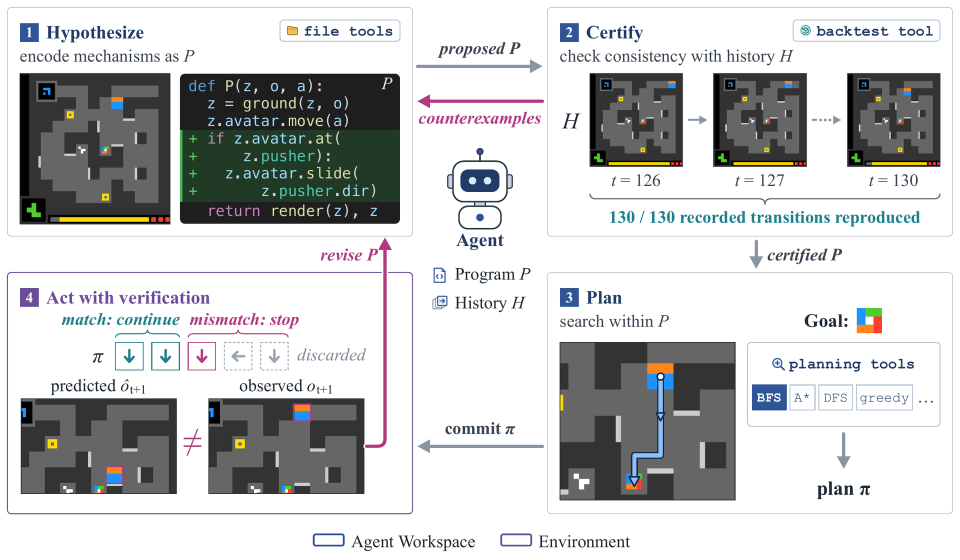
#> input picture tweet/assets/03-method-animation-poster.png, 1920 x 1120 px (shown at 1/2 size)
$ python animate_method.py
#> lines starting #> are read from the running program, lines starting #| are printed output that depends on the picture; after the words box and inside, x2 and y2 are one past the last pixel; in counts of white or black regions, pixels touching at a corner belong together
"""Animate the causal order inside Figure 2, including stopping and revision."""
from pathlib import Path
import json
import math
import subprocess
import numpy as np
from PIL import Image, ImageDraw, ImageFont

ROOT = Path(__file__).resolve().parents[1]
ASSETS = ROOT / "assets"
SOURCE = ASSETS / "03-method-animation-poster.png"
WORK = ROOT.parent.parent / "schema-twitter/.build/method-v2"
WORK.mkdir(parents=True, exist_ok=True)
im = Image.open(SOURCE).convert("RGB")
#> im is the input picture: PIL image 1920x1120 RGB; mean R, G, B 199.6, 200.7, 201.2
W, H = im.size
#> W = 1920; H = 1120
pixels = np.asarray(im).astype(np.float32)
reveal = np.full((H, W), 8.1, dtype=np.float32)
stages = []

def rect(coords):
    x0, y0, x1, y1 = coords
    return tuple(round(v*s) for v,s in zip(coords,[W/2048,H/1195,W/2048,H/1195]))

def region(name, coords, start, wipe=None, duration=.16):
#> called with name = 'agent and persistent program/history', coords = (899, 284, 1167, 688), start = 0, duration = 0.16
    x0,y0,x1,y1=rect(coords)
#> x0 = 843; y0 = 266; x1 = 1094; y1 = 645
    if wipe == "right":
        reveal[y0:y1,x0:x1]=start+np.linspace(0,duration,x1-x0)[None,:]
    elif wipe == "left":
        reveal[y0:y1,x0:x1]=start+np.linspace(duration,0,x1-x0)[None,:]
    elif wipe == "down":
        reveal[y0:y1,x0:x1]=start+np.linspace(0,duration,y1-y0)[:,None]
    else:
        reveal[y0:y1,x0:x1]=start
    stages.append(dict(element=name,start=start,region=coords,transition=wipe or "fade"))

# Outer panels establish the layout; their contents are revealed independently.
region("agent and persistent program/history",(899,284,1167,688),0)
region("workspace legend",(650,1106,1420,1195),0)
region("hypothesize program",(0,0,883,508),.10)
region("proposed program label",(899,74,1157,125),.66)
region("proposed program arrow",(884,125,1167,179),.68,"right")

region("certification panel and heading",(1167,0,2048,508),.92)
region("defer certification evidence",(1190,146,2030,489),2.36)
region("history H",(1193,222,1250,293),1.04)
region("history state t=126",(1254,150,1471,401),1.05)
region("first history transition",(1472,233,1517,281),1.36,"right",.10)
#> in region (call 10), `reveal[y0:y1,x0:x1]=start+np.linspace(0,duration,x1-x0)[None,:]`: reveal: shape (1120, 1920) float32; min 0, max 8.1, mean 4.79
region("history state t=127",(1518,150,1739,401),1.51)
region("further history transitions",(1740,233,1808,281),1.82,"right",.10)
#> in region (call 12), `reveal[y0:y1,x0:x1]=start+np.linspace(0,duration,x1-x0)[None,:]`: reveal: shape (1120, 1920) float32; min 0, max 8.1, mean 4.77
region("history state t=130",(1809,150,2012,401),1.96)
region("history bracket",(1248,402,2018,441),2.24)
region("130/130 transitions certified",(1282,442,2001,488),2.36)
region("certification counterexample return",(884,185,1167,280),2.56,"left",.10)
#> in region (call 16), `reveal[y0:y1,x0:x1]=start+np.linspace(duration,0,x1-x0)[None,:]`: reveal: shape (1120, 1920) float32; min 0, max 8.1, mean 4.7
region("certified program arrow",(1590,509,1640,579),2.75,"down",.10)
#> in region (call 17), `reveal[y0:y1,x0:x1]=start+np.linspace(0,duration,y1-y0)[:,None]`:
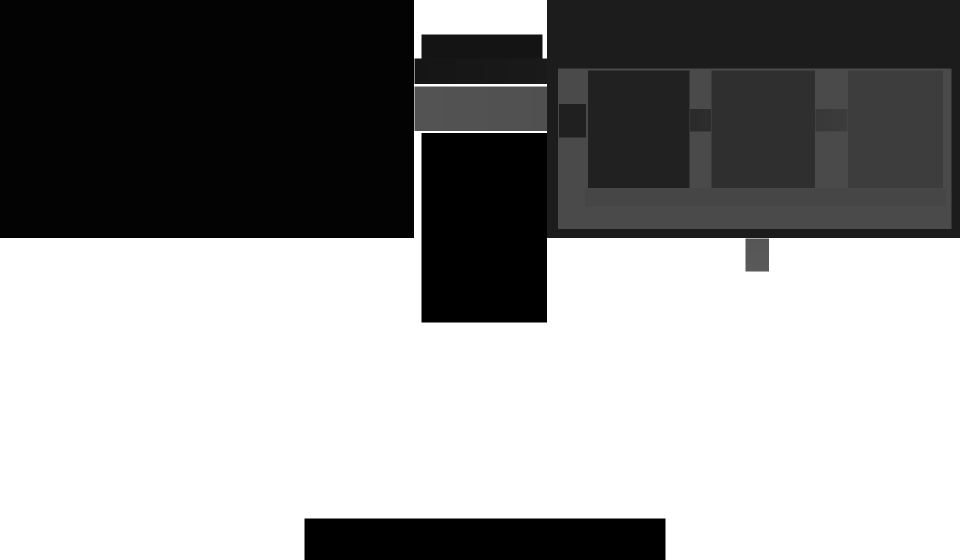
#> reveal: shape (1120, 1920) float32 (shown at 1/2 size); min 0, max 8.1, mean 4.69; drawn with min black and max white
region("certified program label",(1637,512,1835,573),2.83)

region("planning panel",(1167,580,2048,1102),3.02)
region("defer plan contents",(1185,719,2020,1080),3.59)
region("planning tools",(1603,724,2008,918),3.16)
region("planned route",(1190,724,1572,1075),3.40)
region("search produces plan arrow",(1768,919,1840,1009),3.61,"down",.10)
#> in region (call 23), `reveal[y0:y1,x0:x1]=start+np.linspace(0,duration,y1-y0)[:,None]`: reveal: shape (1120, 1920) float32; 19.27% of pixels changed, all inside (x1, y1, x2, y2) = (1094, 480, 1920, 1033)
region("resulting plan",(1720,1015,1915,1080),3.73)
region("commit label",(898,882,1156,939),3.93)
region("commit arrow",(884,936,1166,986),3.95,"left",.12)
#> in region (call 26), `reveal[y0:y1,x0:x1]=start+np.linspace(duration,0,x1-x0)[None,:]`:
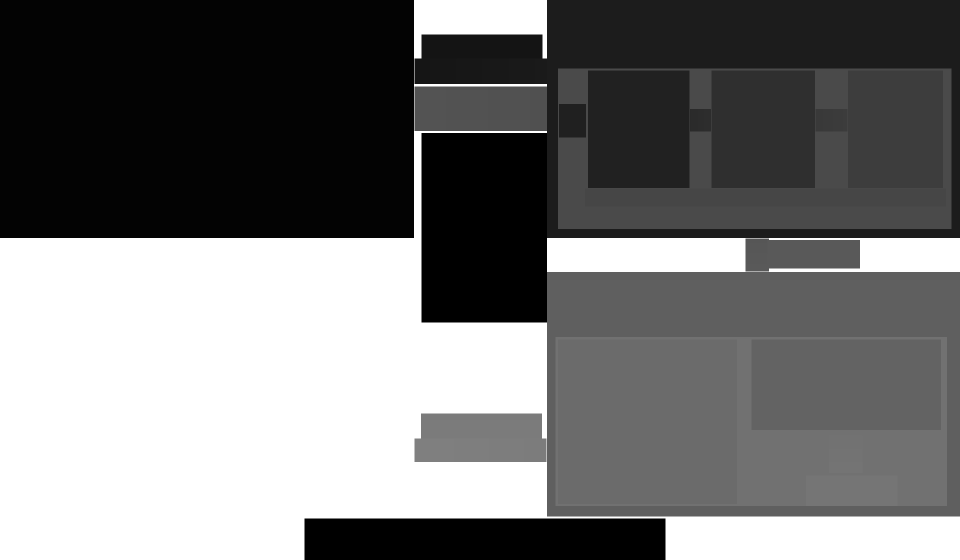
#> reveal: shape (1120, 1920) float32 (shown at 1/2 size); min 0, max 8.1, mean 3.71; drawn with min black and max white

region("execution panel and title",(0,580,883,1102),4.18)
region("defer execution sequence",(36,652,815,1070),6.56)
region("plan pi",(185,727,241,793),4.25)
region("first checked action",(241,730,309,797),4.48)
region("continue after a match",(112,656,399,703),4.61)
region("second checked action",(321,730,386,797),4.88)
region("matched actions bracket",(240,702,387,730),4.61)
region("next predicted observation",(44,805,385,1062),5.22)
region("next action",(398,706,464,797),5.53)
region("actual observed outcome",(441,805,783,1062),5.88)
region("prediction differs from observation",(381,872,441,963),6.12)
region("mismatch stops execution",(403,656,802,703),6.16)
region("stopped actions bracket",(397,702,618,730),6.16)
region("discard first remaining action",(473,706,536,797),6.34)
region("discard second remaining action",(548,706,615,797),6.43)
region("discarded label",(622,716,809,799),6.49)

# Reveal the original feedback arrow from the observed counterexample upward.
# Restrict the mask to its magenta pixels so neighboring borders never pop in.
xx,yy=np.meshgrid(np.arange(W)*2048/W,np.arange(H)*1195/H)
r,g,b=pixels[:,:,0],pixels[:,:,1],pixels[:,:,2]
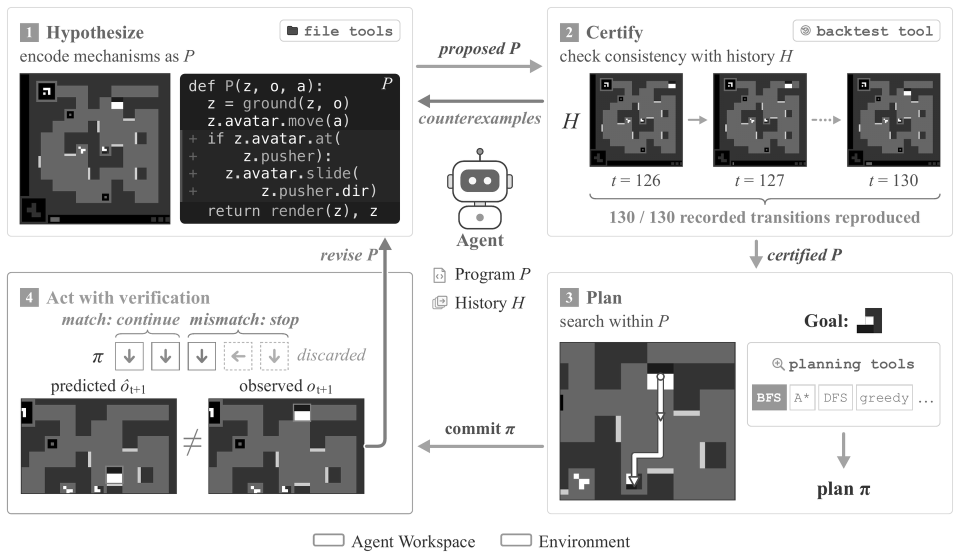
#> b: shape (1120, 1920) float32 (shown at 1/2 size); min 0, max 255, mean 201.2
magenta=(r>g+8)&(b>g+8)&(r>b+12)
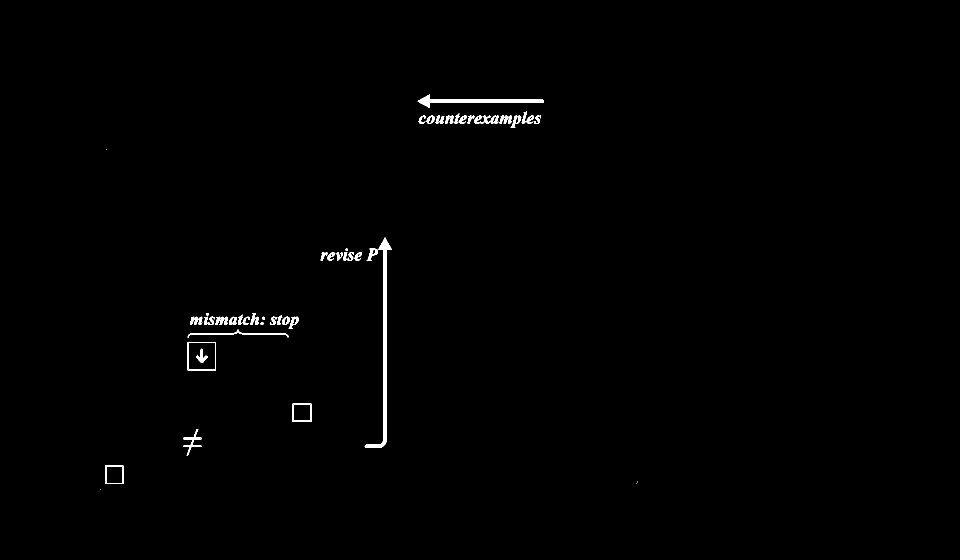
#> magenta: shape (1120, 1920) bool (shown at 1/2 size); 0.62% white; 50 white regions (5 under 20 px), largest, box (x1, y1, x2, y2) and area: (729, 475, 784, 896) 3726, (835, 189, 1088, 216) 1954, (375, 659, 577, 675) 626
path_area=(xx>=774)&(xx<847)&(yy>=506)&(yy<977)
path=path_area&magenta
#> path: shape (1120, 1920) bool; 0.18% white; 2 white regions, box (x1, y1, x2, y2) and area: (729, 475, 784, 896) 3726, (733, 497, 756, 521) 230
distance=.18*np.clip((xx-774)/48,0,1)+.49*np.clip((950-yy)/415,0,1)
reveal[path]=(6.82+distance)[path]
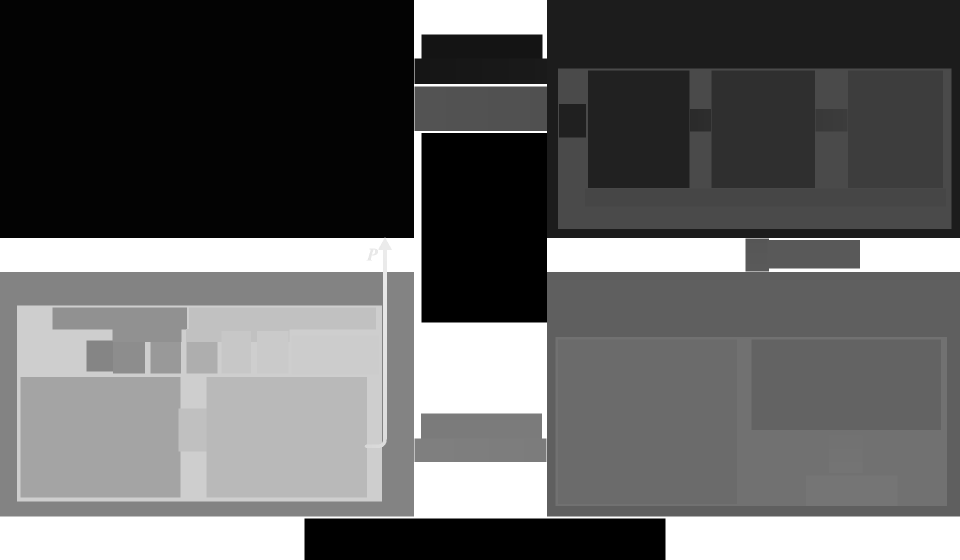
#> reveal: shape (1120, 1920) float32 (shown at 1/2 size); 18.87% of pixels changed, all inside (x1, y1, x2, y2) = (0, 475, 828, 1033); drawn with min black and max white
label=(xx>=635)&(xx<802)&(yy>=512)&(yy<577)&magenta
#> label: shape (1120, 1920) bool; 0.04% white; 8 white regions, largest, box (x1, y1, x2, y2) and area: (733, 497, 752, 521) 193, (655, 505, 670, 522) 130, (709, 505, 724, 522) 130
reveal[label]=7.42
#> reveal: shape (1120, 1920) float32; 0.04% of pixels changed, all inside (x1, y1, x2, y2) = (641, 497, 752, 522)
stages.append(dict(element="counterexample returns along revise-P arrow",start=6.82,end=7.70,transition="follow path from observation to program"))

# The green patch appears as the consequence of feedback, not before it.
patch=rect((382,275,855,434))
x0,y0,x1,y1=patch
program_bg=np.broadcast_to(pixels[round(274*H/1195),x0:x1],(y1-y0,x1-x0,3))
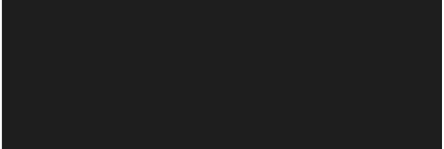
#> program_bg: shape (149, 444, 3) float32; min 28, max 255, mean 32
reveal[y0:y1,x0:x1]=7.75
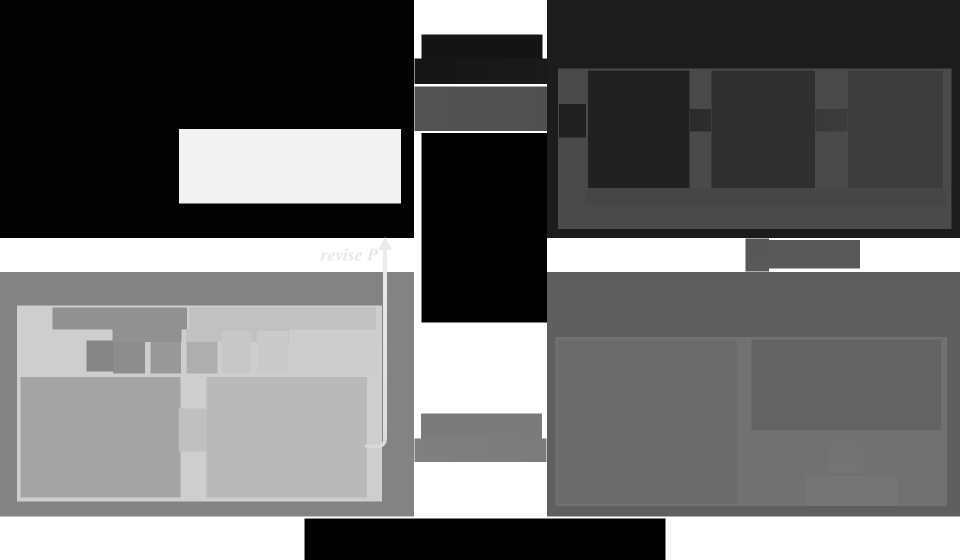
#> reveal: shape (1120, 1920) float32 (shown at 1/2 size); min 0, max 8.1, mean 3.42; drawn with min black and max white
stages.append(dict(element="revise program: green code patch",start=7.75,end=8.04))

def ease(t, start, duration=.22):
    value=np.clip((t-start)/duration,0,1)
    return value*value*(3-2*value)

font_path=ROOT.parent/"static/fonts/castoro.ttf"
font=ImageFont.truetype(str(font_path),round(25*W/2048))
fps=30
playback_speed=.8
duration=10.5/playback_speed
cmd=["ffmpeg","-hide_banner","-loglevel","error","-y","-f","rawvideo","-pix_fmt","rgb24","-s",f"{W}x{H}","-r",str(fps),"-i","-","-an","-c:v","libx264","-preset","fast","-crf","15","-pix_fmt","yuv420p","-threads","2","-movflags","+faststart",str(ASSETS/"03-method-animation.mp4")]
snapshots={round(t/playback_speed*fps):t/playback_speed for t in [1.25,1.75,2.2,2.65,4.65,5.05,5.4,5.72,6.03,6.65,7.15,7.65,8.15,9.5]}
#> (the run stopped early here; a loop or call above may not have finished)
